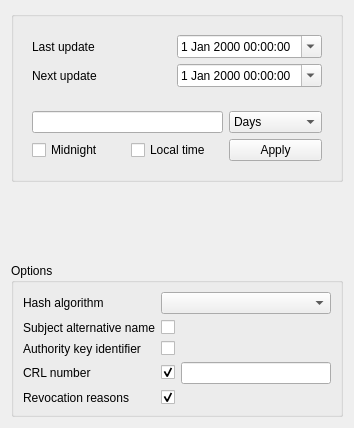
<?xml version="1.0" encoding="UTF-8"?>
<ui version="4.0">
 <class>NewCrl</class>
 <widget class="QWidget" name="NewCrl">
  <property name="geometry">
   <rect>
    <x>0</x>
    <y>0</y>
    <width>354</width>
    <height>428</height>
   </rect>
  </property>
  <property name="windowTitle">
   <string/>
  </property>
  <layout class="QVBoxLayout" name="verticalLayout_2">
   <item>
    <widget class="QGroupBox" name="dateBox">
     <property name="title">
      <string/>
     </property>
     <layout class="QVBoxLayout" name="verticalLayout">
      <property name="sizeConstraint">
       <enum>QLayout::SetMinAndMaxSize</enum>
      </property>
      <item>
       <widget class="QWidget" name="widget" native="true">
        <layout class="QGridLayout" name="gridLayout_2">
         <item row="0" column="0">
          <widget class="QLabel" name="label">
           <property name="text">
            <string>Last update</string>
           </property>
          </widget>
         </item>
         <item row="0" column="1">
          <widget class="Validity" name="lastUpdate">
           <property name="calendarPopup">
            <bool>true</bool>
           </property>
          </widget>
         </item>
         <item row="1" column="0">
          <widget class="QLabel" name="label_2">
           <property name="text">
            <string>Next update</string>
           </property>
          </widget>
         </item>
         <item row="1" column="1">
          <widget class="Validity" name="nextUpdate">
           <property name="calendarPopup">
            <bool>true</bool>
           </property>
          </widget>
         </item>
        </layout>
       </widget>
      </item>
      <item>
       <widget class="QWidget" name="widget_2" native="true">
        <layout class="QGridLayout" name="gridLayout">
         <item row="0" column="0" colspan="2">
          <widget class="QLineEdit" name="validNumber"/>
         </item>
         <item row="0" column="2">
          <widget class="QComboBox" name="validRange">
           <item>
            <property name="text">
             <string>Days</string>
            </property>
           </item>
           <item>
            <property name="text">
             <string>Months</string>
            </property>
           </item>
           <item>
            <property name="text">
             <string>Years</string>
            </property>
           </item>
          </widget>
         </item>
         <item row="1" column="0">
          <widget class="QCheckBox" name="midnightCB">
           <property name="text">
            <string>Midnight</string>
           </property>
          </widget>
         </item>
         <item row="1" column="1">
          <widget class="QCheckBox" name="checkBox">
           <property name="text">
            <string>Local time</string>
           </property>
          </widget>
         </item>
         <item row="1" column="2">
          <widget class="QPushButton" name="applyTime">
           <property name="text">
            <string>Apply</string>
           </property>
          </widget>
         </item>
        </layout>
       </widget>
      </item>
     </layout>
    </widget>
   </item>
   <item>
    <spacer name="verticalSpacer">
     <property name="orientation">
      <enum>Qt::Vertical</enum>
     </property>
     <property name="sizeHint" stdset="0">
      <size>
       <width>20</width>
       <height>1</height>
      </size>
     </property>
    </spacer>
   </item>
   <item>
    <widget class="QGroupBox" name="groupBox_2">
     <property name="title">
      <string>Options</string>
     </property>
     <layout class="QGridLayout" name="gridLayout_3">
      <item row="0" column="0">
       <widget class="QLabel" name="label_3">
        <property name="text">
         <string>Hash algorithm</string>
        </property>
       </widget>
      </item>
      <item row="0" column="1">
       <widget class="hashBox" name="hashAlgo"/>
      </item>
      <item row="1" column="0">
       <widget class="QLabel" name="label_6">
        <property name="text">
         <string>Subject alternative name</string>
        </property>
       </widget>
      </item>
      <item row="1" column="1">
       <widget class="QCheckBox" name="subAltName">
        <property name="text">
         <string/>
        </property>
       </widget>
      </item>
      <item row="2" column="0">
       <widget class="QLabel" name="label_5">
        <property name="text">
         <string>Authority key identifier</string>
        </property>
       </widget>
      </item>
      <item row="2" column="1">
       <widget class="QCheckBox" name="authKeyId">
        <property name="text">
         <string/>
        </property>
       </widget>
      </item>
      <item row="3" column="0">
       <widget class="QLabel" name="label_4">
        <property name="text">
         <string>CRL number</string>
        </property>
       </widget>
      </item>
      <item row="3" column="1">
       <layout class="QHBoxLayout" name="horizontalLayout">
        <property name="sizeConstraint">
         <enum>QLayout::SetDefaultConstraint</enum>
        </property>
        <item>
         <widget class="QCheckBox" name="setCrlNumber">
          <property name="text">
           <string/>
          </property>
          <property name="checked">
           <bool>true</bool>
          </property>
         </widget>
        </item>
        <item>
         <widget class="QLineEdit" name="crlNumber"/>
        </item>
       </layout>
      </item>
      <item row="4" column="0">
       <widget class="QLabel" name="label_7">
        <property name="text">
         <string>Revocation reasons</string>
        </property>
       </widget>
      </item>
      <item row="4" column="1">
       <widget class="QCheckBox" name="revocationReasons">
        <property name="text">
         <string/>
        </property>
        <property name="checked">
         <bool>true</bool>
        </property>
       </widget>
      </item>
     </layout>
    </widget>
   </item>
  </layout>
 </widget>
 <customwidgets>
  <customwidget>
   <class>hashBox</class>
   <extends>QComboBox</extends>
   <header>widgets/hash_box.h</header>
  </customwidget>
  <customwidget>
   <class>Validity</class>
   <extends>QDateTimeEdit</extends>
   <header>widgets/validity.h</header>
   <container>1</container>
   <slots>
    <slot>hideTimeCheck(int)</slot>
    <slot>localTime(int)</slot>
   </slots>
  </customwidget>
 </customwidgets>
 <resources/>
 <connections>
  <connection>
   <sender>setCrlNumber</sender>
   <signal>clicked(bool)</signal>
   <receiver>crlNumber</receiver>
   <slot>setEnabled(bool)</slot>
   <hints>
    <hint type="sourcelabel">
     <x>204</x>
     <y>369</y>
    </hint>
    <hint type="destinationlabel">
     <x>325</x>
     <y>370</y>
    </hint>
   </hints>
  </connection>
  <connection>
   <sender>midnightCB</sender>
   <signal>stateChanged(int)</signal>
   <receiver>nextUpdate</receiver>
   <slot>hideTimeCheck(int)</slot>
   <hints>
    <hint type="sourcelabel">
     <x>81</x>
     <y>182</y>
    </hint>
    <hint type="destinationlabel">
     <x>195</x>
     <y>93</y>
    </hint>
   </hints>
  </connection>
  <connection>
   <sender>midnightCB</sender>
   <signal>stateChanged(int)</signal>
   <receiver>lastUpdate</receiver>
   <slot>hideTimeCheck(int)</slot>
   <hints>
    <hint type="sourcelabel">
     <x>53</x>
     <y>178</y>
    </hint>
    <hint type="destinationlabel">
     <x>161</x>
     <y>51</y>
    </hint>
   </hints>
  </connection>
  <connection>
   <sender>midnightCB</sender>
   <signal>clicked(bool)</signal>
   <receiver>checkBox</receiver>
   <slot>setDisabled(bool)</slot>
   <hints>
    <hint type="sourcelabel">
     <x>106</x>
     <y>176</y>
    </hint>
    <hint type="destinationlabel">
     <x>146</x>
     <y>183</y>
    </hint>
   </hints>
  </connection>
  <connection>
   <sender>checkBox</sender>
   <signal>stateChanged(int)</signal>
   <receiver>nextUpdate</receiver>
   <slot>localTime(int)</slot>
   <hints>
    <hint type="sourcelabel">
     <x>164</x>
     <y>182</y>
    </hint>
    <hint type="destinationlabel">
     <x>170</x>
     <y>88</y>
    </hint>
   </hints>
  </connection>
  <connection>
   <sender>checkBox</sender>
   <signal>stateChanged(int)</signal>
   <receiver>lastUpdate</receiver>
   <slot>localTime(int)</slot>
   <hints>
    <hint type="sourcelabel">
     <x>197</x>
     <y>175</y>
    </hint>
    <hint type="destinationlabel">
     <x>189</x>
     <y>60</y>
    </hint>
   </hints>
  </connection>
 </connections>
</ui>
